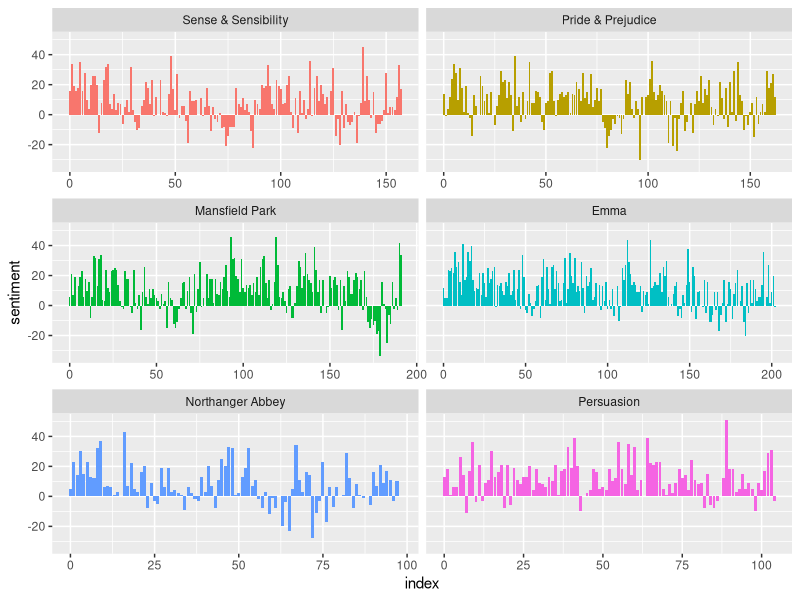
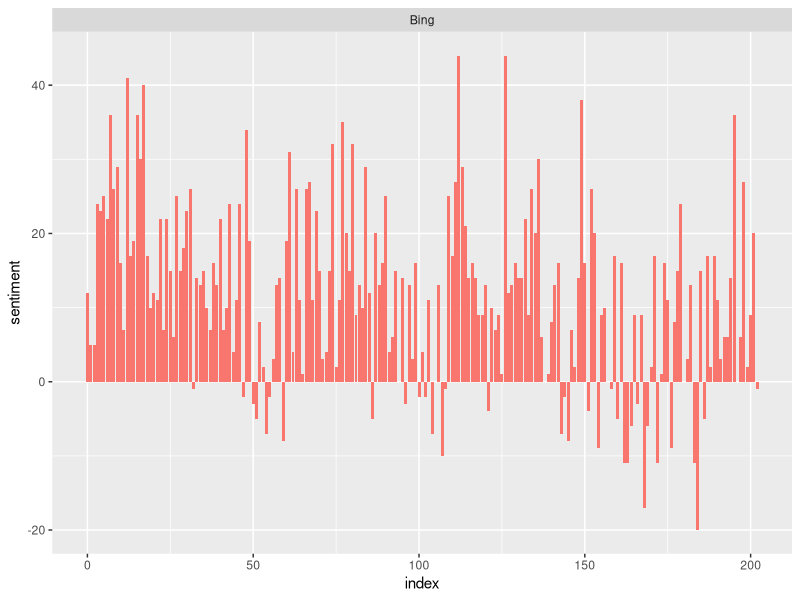
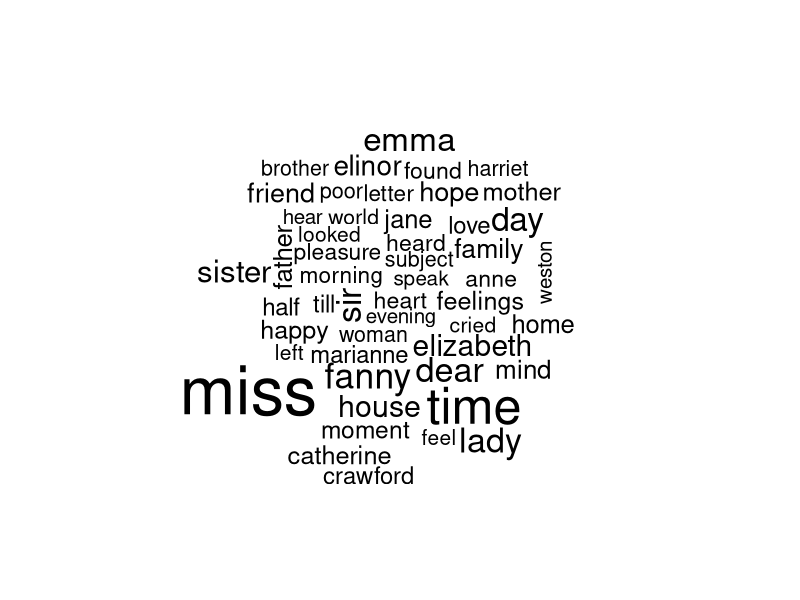
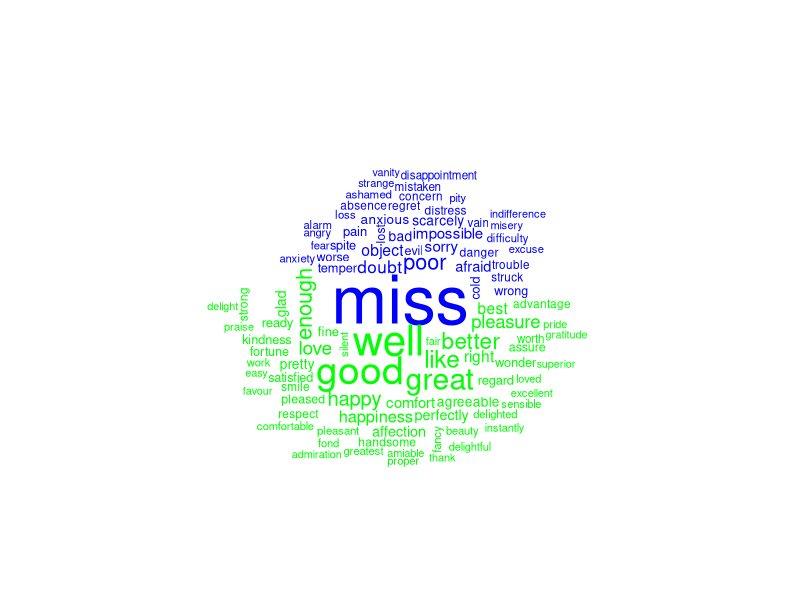

Recreate these plots in R, in order.
## ---- chunk 1
knitr::opts_chunk$set(echo = TRUE)
## ---- chunk 2

install.packages("tidytext", repos = "http://cran.us.r-project.org")
library("tidytext")

bing<- get_sentiments("bing")
## ---- chunk 3

library(janeaustenr)
library(dplyr)
library(stringr)


# Processing books written by Jane Austen. It groups the text by book, assigns line numbers, ungroups the data, and then tokenizes the text into individual words using the tidytext package

ttidy_books_austen <- austen_books() |>
  group_by(book) |>
  mutate(
    linenumber = row_number()
  ) |>
  ungroup() |>
  tidytext::unnest_tokens(word, text)
## ---- chunk 4

# Get joy sentiments from the bing lexicon
bing_joy <- get_sentiments("bing") |>
  filter(sentiment == "grief")

# Assuming 'tidy_books' is already defined
# Filter tidy_books for a specific book (e.g., "Sandition"), join with bing_joy sentiments, and count occurrences of each joy word
ttidy_books_austen |>
  filter(book == "Sandition") |>
  inner_join(bing_joy) |>
  count(word, sort = TRUE)
## ---- chunk 5

library(tidyr)

jane_austen_sentiment <- ttidy_books_austen |>
  inner_join(get_sentiments("bing")) |>
  count(book, index = linenumber %/% 80, sentiment) |>
  pivot_wider(names_from = sentiment, values_from = n, values_fill = 0) |>
  mutate(sentiment = positive - negative)
## ---- chunk 6

library(ggplot2)

ggplot(jane_austen_sentiment, aes(index, sentiment, fill = book)) +
  geom_col(show.legend = FALSE) +
  facet_wrap(~book, ncol = 2, scales = "free_x")
## ---- chunk 7

emma <- ttidy_books_austen |>
  filter(book == "Emma")

emma
## ---- chunk 8

# Perform sentiment analysis using the Bing lexicon on "Pride and Prejudice"
emmabing <- emma |>
  inner_join(get_sentiments("bing")) |>
  mutate(method = "Bing")

# Combine sentiment analyses into one dataframe
combined_sentiments <-emmabing |>
  count(method, index = linenumber %/% 80, sentiment) |>
  pivot_wider(names_from = sentiment, values_from = n, values_fill = 0) |>
  mutate(sentiment = positive - negative)
## ---- chunk 9

# Combine sentiment analyses using Bing lexicon for "Pride and Prejudice"
bing_and_nrc <- bind_rows(
  # Sentiment analysis using the Bing lexicon
  emma |>
    inner_join(get_sentiments("bing")) |>
    mutate(method = "Bing")
) |>
  count(method, index = linenumber %/% 80, sentiment) |>
  pivot_wider(names_from = sentiment, values_from = n, values_fill = 0) |>
  mutate(sentiment = positive - negative)


## ---- chunk 10

bind_rows(bing_and_nrc) |>
  ggplot(aes(index, sentiment, fill = method)) +
  geom_col(show.legend = FALSE) +
  facet_wrap(~method, ncol = 1, scales = "free_y")
## ---- chunk 11

bing_word_counts <- ttidy_books_austen |>
  inner_join(get_sentiments("bing")) |>
  count(word, sentiment, sort = TRUE) |>
  ungroup()
## ---- chunk 12

# Create a tibble of custom words
custom_start_words <- tibble(
  word = c("start_word1", "start_word2"),  # Add your custom start words here
  lexicon = "custom"
)

# Combine custom start words with existing stop words
custom_stop_words <- bind_rows(custom_start_words, stop_words)

custom_stop_words
## ---- chunk 13

install.packages("wordcloud", repos = "http://cran.us.r-project.org")
library("wordcloud")

ttidy_books_austen |>
  anti_join(stop_words) |>
  count(word) |>
  with(wordcloud(word, n, max.words = 50))
## ---- chunk 14

install.packages("tm", repos = "http://cran.us.r-project.org")
library("tm")
library(wordcloud)


# Perform sentiment analysis using the Bing lexicon and count occurrences of each word
word_counts <- ttidy_books_austen |>
  inner_join(get_sentiments("bing")) |>
  count(word, sentiment, sort = TRUE)

# Reshape the data to create a matrix with words as rows and sentiments as columns
word_matrix <- xtabs(n ~ word + sentiment, data = word_counts)

# Generate a word cloud comparison
comparison.cloud(word_matrix, colors = c("blue", "green"), max.words = 100)
## ---- chunk 15

# Filter Bing lexicon for negative sentiments
bing_negative <- get_sentiments("bing") |> 
  filter(sentiment == "negative")

# Count words per book and chapter
word_counts <- ttidy_books_austen |>
  group_by(book) |>
  summarize(words = n())

# Count negative words per book and chapter
negative_word_counts <- ttidy_books_austen |>
  semi_join(bing_negative) |>
  group_by(book) |>
  summarize(negativewords = n())
